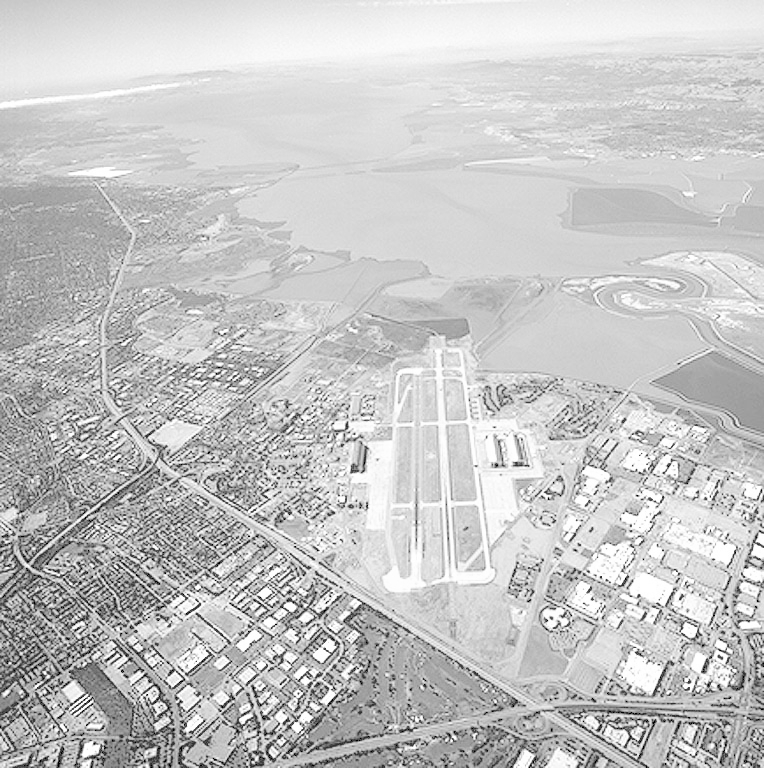
#> input picture computer_vision/Bilder/Aerial.jpg, 764 x 768 px; its folder holds only this picture in this run
$ jupyter execute ex3_4.ipynb   (shell and % lines are left out)
#> lines starting #> are read from the running program, lines starting #| are printed output that depends on the picture
# Aufgabe 4: Faltungstheorem
Das Faltungstheorem
\begin{align}
 F * G &= \mathcal{F}^{-1}(\mathcal{F}(F) \cdot \mathcal{F}(G))
\end{align}

besagt, dass eine Faltung im Ortsraum äquivalent zu einer Multiplikation im Frequenzraum ist.
Prüfen Sie die Gültigkeit dieses Theorems an mindestens zwei praktischen Beispielen mit selbst gewählten Filtermasken!
Vergleichen und analysieren Sie sowohl die Ergebnisse als auch die Rechenzeiten im Hinblick auf verschiedene Filtergrößen!

## 0. Pfade, Pakete etc.

[cell 1]
import glob
import imageio
import numpy as np
import scipy.ndimage
import math

import matplotlib.pyplot as plt

[cell 2]
image_filter = 'Bilder/*.jpg'

## 1. Definition der Faltungsmaske
Definieren Sie hier die zu prüfenden Faltungsmaske `A` und `B`.

[cell 3]
m = 11
sigma = m / 5

offset = (m - 1) // 2
A = np.asarray([
    [
        np.exp(-(((cx-offset)**2) + ((cy-offset)**2)) / (2 * (sigma ** 2)))
        for cx in range(m)
    ] for cy in range(m)
])
A /= np.sum(A)

B = np.array([
    [-1, 0, 1],
    [-2, 0, 2],
    [-1, 0, 1]
])

## 2. Laden und Normalisieren des Bildes

[cell 4]
image_path = np.random.choice(glob.glob(image_filter))
image = imageio.imread(image_path)
#> image is the input picture: shape (768, 764); min 0, max 255, mean 197.2

[cell 5]
image = image.astype(np.float32)
image -= image.min()
image /= image.max()

## 3. Berechnung der Fouriertransformation
Setzen Sie hier ihre Lösung aus der vorigen Aufgabe ein:

[cell 6]
image_transformed = np.fft.fft2(image)

Berechnen Sie nun die Fouriertransformation der Faltungsmasken. Achten Sie darauf, dass das Ergebnis dieser Operation dieselbe Größe hat wie `image_transformed`!

[cell 7]
A_transformed = np.fft.fft2(A, image.shape)
B_transformed = np.fft.fft2(B, image.shape)

## 4. Filterung

Definieren Sie nun eine Funktion `ex3_filter_in_freq_domain`, die einen Filter im Frequenzbereich auf ein bereits fouriertransformiertes Bild anwendet. Beachten Sie das Faltungstheorem!

[cell 8]
def ex3_filter_in_freq_domain(spectrum, transformed_filter):
    return spectrum * transformed_filter

Das transformierte Bild (Spektrum) wird nun gefiltert.

[cell 9]
image_transformed_filtered_A = ex3_filter_in_freq_domain(image_transformed, A_transformed)
image_transformed_filtered_B = ex3_filter_in_freq_domain(image_transformed, B_transformed)

## 5. Inverse Filterung
Das veränderte Spektrum soll nun in den Ortsbereich zurücktransformiert werden. Verwenden Sie dazu die entsprechenden Funktionen des Paketes `numpy.fft`.

[cell 10]
image_filtered_A = np.fft.ifft2(image_transformed_filtered_A).real
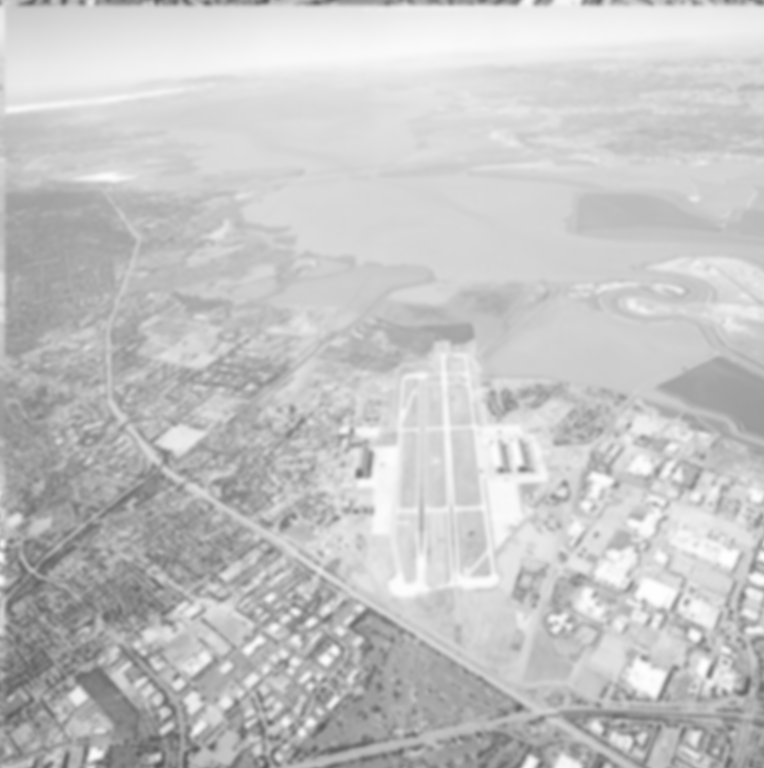
#> image_filtered_A: shape (768, 764) float64; min 0.339, max 1, mean 0.773
image_filtered_B = np.fft.ifft2(image_transformed_filtered_B).real
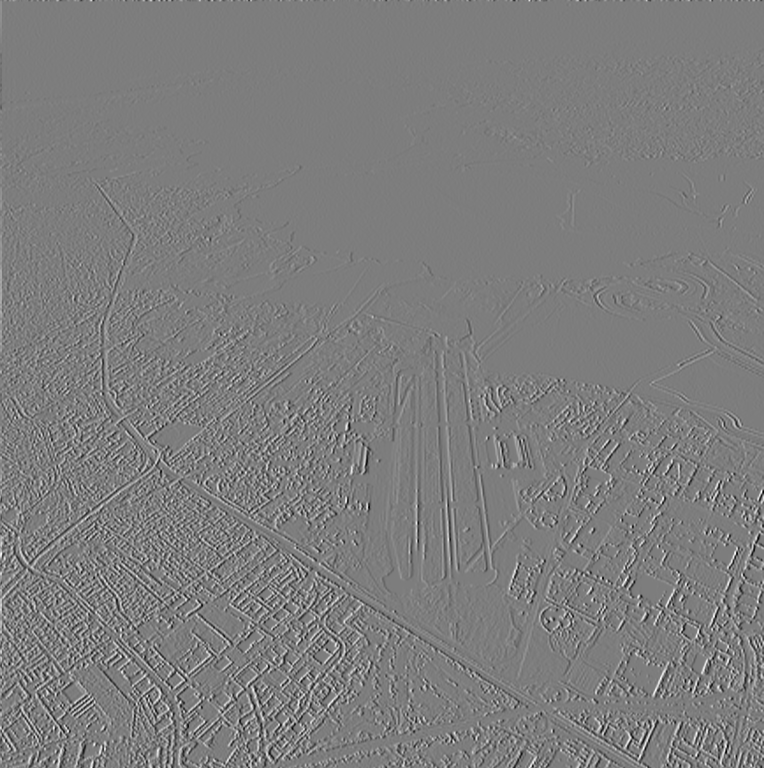
#> image_filtered_B: shape (768, 764) float64; min -3.38, max 3.49, mean 3.44e-16; drawn with min black and max white

Vergleichen Sie nun das gefilterte Bild mit dem Originalbild:

[cell 11]
plt.figure('Convolution: image comparison', figsize=(12, 6))
plt.subplot(1,3,1, title='Original Image')
plt.imshow(image, cmap='gray', vmin=0, vmax=1)
plt.subplot(1,3,2, title='Gauss-Filter')
plt.imshow(image_filtered_A, cmap='gray')
plt.subplot(1,3,3, title='Sobel-Filter')
plt.imshow(image_filtered_B, cmap='gray', vmin=0, vmax=1)
plt.show()
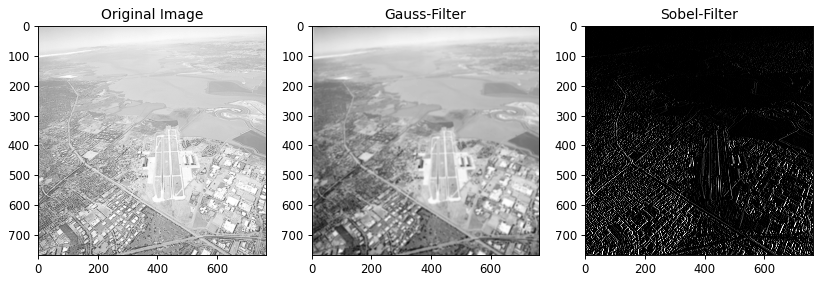
#> figure drawn by matplotlib, 3 panels

## 6. Vergleich mit regulärer Faltung
Im Folgenden wird das Bild mittels der Bibliotheksfunktion `scipy.ndimage.filters.convolve` mit `A` und `B` gefaltet.

[cell 12]
image_convolved_A = scipy.ndimage.filters.convolve(image, A, mode='constant')
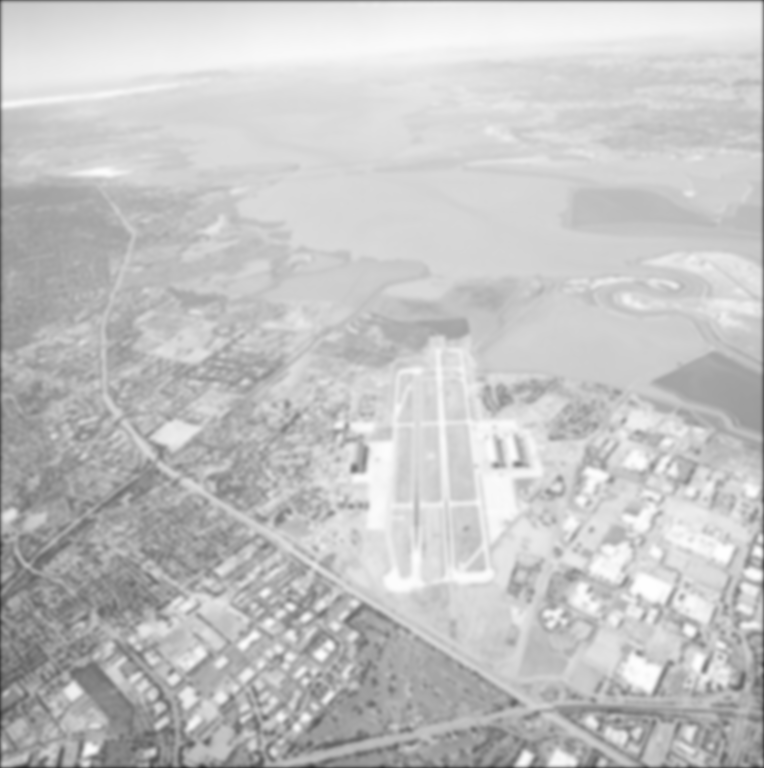
#> image_convolved_A: shape (768, 764) float32; min 0.179, max 1, mean 0.77
image_convolved_B = scipy.ndimage.filters.convolve(image, B, mode='constant')
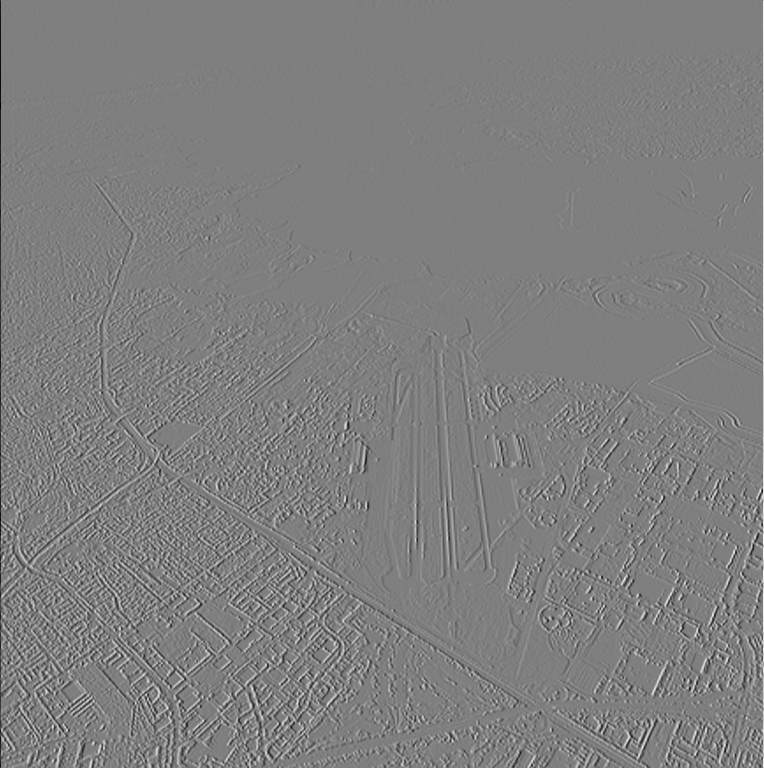
#> image_convolved_B: shape (768, 764) float32; min -3.98, max 4, mean -0.000464; drawn with min black and max white

Vergleichen Sie `image_convolved` mit `image_filtered`, indem Sie die Bilder nebeneinander anzeigen:

[cell 13]
plt.figure(figsize=(12, 12))
plt.subplot(2,2,1, title='Gauss-Filter')
plt.ylabel('Convolved')
plt.imshow(image_convolved_A, cmap='gray')
plt.subplot(2,2,2, title='Sobel-Filter')
plt.imshow(image_convolved_B, cmap='gray')
plt.subplot(2,2,3)
plt.ylabel('Fourier Transform')
plt.imshow(image_filtered_A, cmap='gray')
plt.subplot(2,2,4)
plt.imshow(image_filtered_B, cmap='gray')
plt.show()

$ run again, on computer_vision/Bilder/Pollen2.jpg
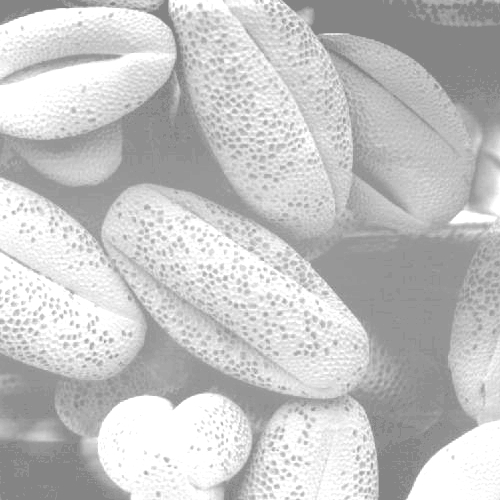
#> input picture computer_vision/Bilder/Pollen2.jpg, 500 x 500 px
#> image is the input picture: shape (500, 500); min 131, max 255, mean 196.4
#> `image_convolved_A = scipy.ndimage.filters.convolve(image, A, mode='con..`:
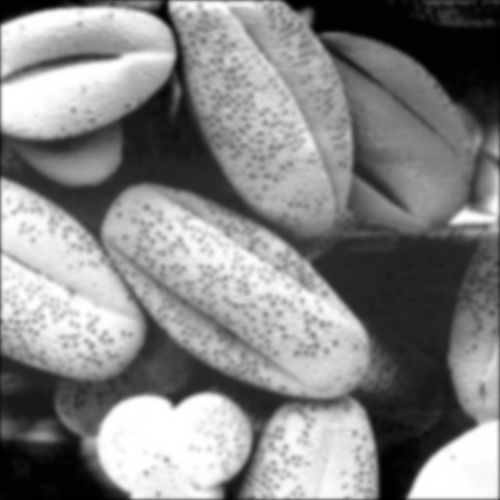
#> image_convolved_A: shape (500, 500) float32; min 0.00282, max 1, mean 0.524
#> `image_convolved_B = scipy.ndimage.filters.convolve(image, B, mode='con..`:
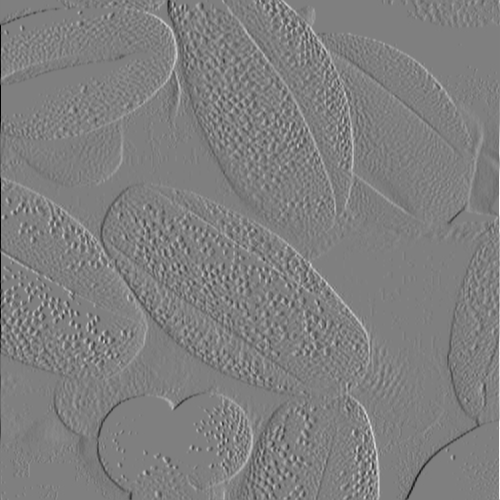
#> image_convolved_B: shape (500, 500) float32; min -4, max 4, mean 0.000125; drawn with min black and max white
